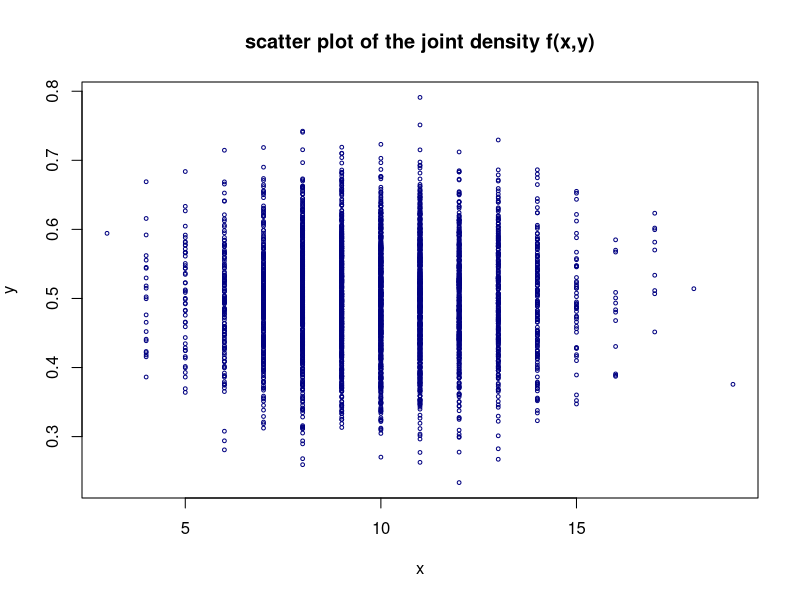
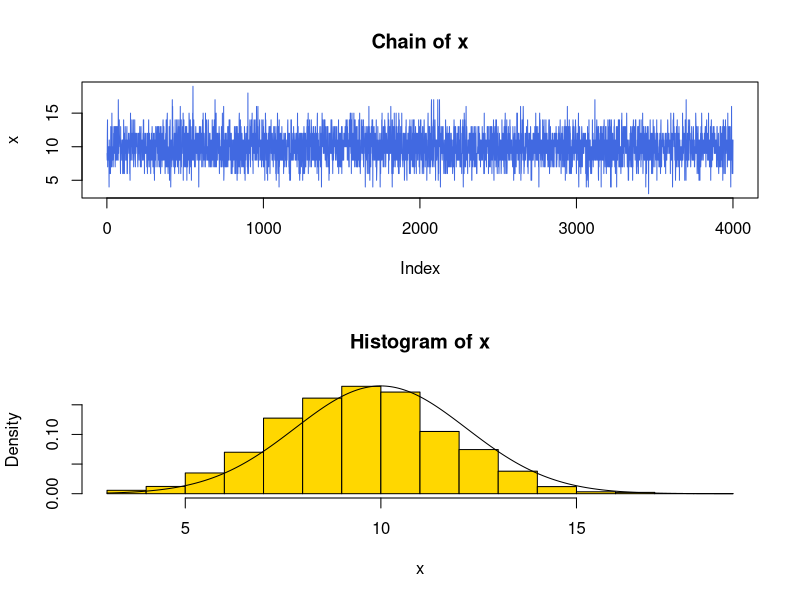
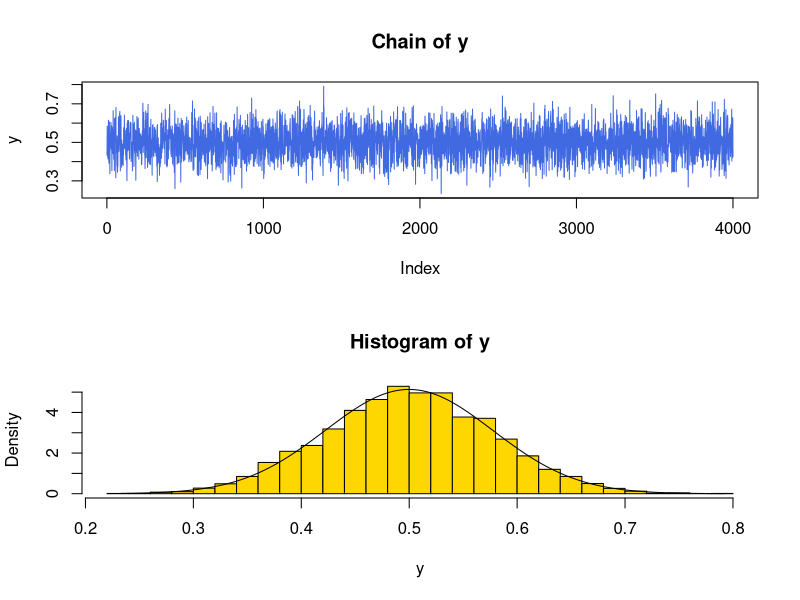

Here is the R script that generated these plots, in order:
set.seed(2023)

chain <- function(n,a,b,x,y,N){

  X <- matrix(0,N,2) # to store the chain

  # generate the chain
  X[1,] <- c(1,0.5) # initialize the chain 
  for (i in 2:N){
    x2 <- X[i-1,2]
    X[i,1] <- rbinom(1,n,y)
    # print(y)
    x1 <- X[i,1]
    X[i,2] <- rbeta(1,shape1=x+a, shape2=n-x+b)
  }

  return(X)
}

burn <- 1000
N <- 5000 # length of the chain
n <- 20
a <- 10
b <- 10

X <- chain(n,a,b,x=10,y=0.5,N)

Xb <- X[(burn + 1):N,] # drop the burn-in time samples

x <- Xb[,1]
y <- Xb[,2]

par(mfrow=c(1,1))
plot(Xb,cex=.5,type = 'p',xlab=bquote(x),ylab=bquote(y),
     col='navyblue',main='scatter plot of the joint density f(x,y)')

par(mfrow=c(2,1))
plot(x,type='l',col='royalblue',main='Chain of x')
hist(x,probability = T,col='gold')
z <- seq(min(x),max(x),length=1000)
lines(z,dnorm(z,mean=mean(x),sd=sd(x)))

plot(y,type='l',col='royalblue',main='Chain of y')
hist(y,probability = T,breaks='scott',col='gold')
z <- seq(min(y),max(y),length=1000)
lines(z,dnorm(z,mean=mean(y),sd=sd(y)))

par(mfrow=c(1,1))
